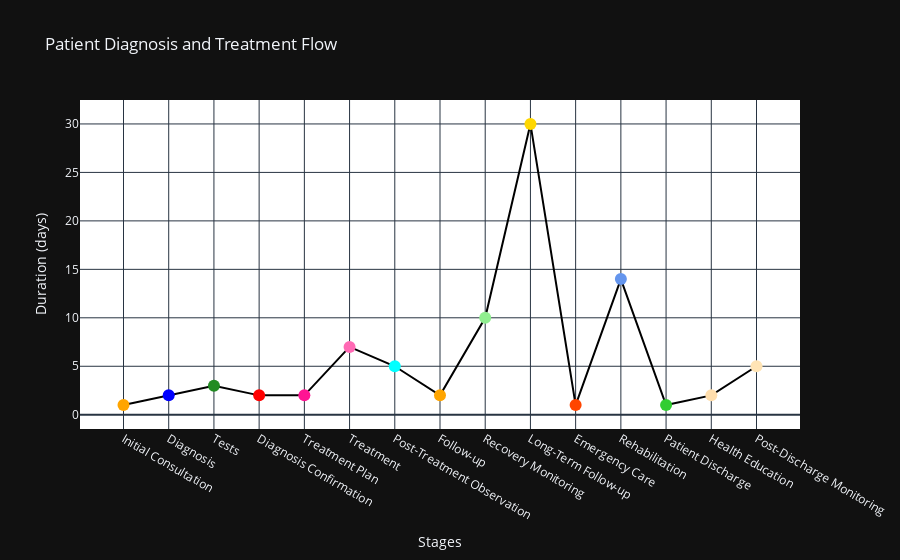

The notebook cell this image was saved under:
### Markdown cell above
1. Load the dataset from a CSV file using pandas.
2. Display the first few rows of the dataset to check its contents.
3. Import a visualization library like Plotly for creating the plot.
4. Create a figure and plot the treatment stages on the x-axis and duration on the y-axis with markers, using colors for differentiation.
5. Customize the plot by setting the title, axis labels, and layout preferences.
6. Display the interactive plot for visualization.

### Code cell
import pandas as pd

# Load the dataset from CSV
df = pd.read_csv('healthcare_treatment_flow.csv')

# Display the first few rows of the dataset
print(df.head())

# Optionally, display a visualization if needed
import plotly.graph_objects as go

# Create figure using the dataset
fig = go.Figure()

fig.add_trace(go.Scatter(
    x=df["Stage"],
    y=df["Duration (Days)"],
    mode="lines+markers",
    line=dict(color='black'),
    marker=dict(size=12, color=df["Color"]),
    text=df["Description"],
    hoverinfo="text"
))

fig.update_layout(
    title="Patient Diagnosis and Treatment Flow",
    xaxis_title="Stages",
    yaxis_title="Duration (days)",
    showlegend=False,
    plot_bgcolor="white",
    template="plotly_dark",
)

fig.show()

### Figure 1 — Plotly figure (JSON) as saved in the notebook; plotly's stock layout.template omitted (floating-point values rounded to 4 significant figures)
{"data": [{"hoverinfo": "text", "line": {"color": "black"}, "marker": {"color": ["rgb(255, 165, 0)", "rgb(0, 0, 255)", "rgb(34, 139, 34)", "rgb(255, 0, 0)", "rgb(255, 20, 147)", "rgb(255, 105, 180)", "rgb(0, 255, 255)", "rgb(255, 165, 0)", "rgb(144, 238, 144)", "rgb(255, 215, 0)", "rgb(255, 69, 0)", "rgb(100, 149, 237)", "rgb(50, 205, 50)", "rgb(255, 222, 173)", "rgb(255, 228, 181)"], "size": 12}, "mode": "lines+markers", "text": ["Patient visits doctor with symptoms.", "Doctor diagnoses based on initial symptoms and medical history.", "Patient undergoes necessary tests (X-rays, blood tests, etc.).", "Doctor reviews test results and confirms diagnosis.", "Doctor prepares a treatment plan (medication, surgery, etc.).", "Patient receives treatment as per the plan (medication, surgery, etc.).", "Patient monitored for any complications or side effects.", "Follow-up consultation to evaluate treatment effectiveness.", "Patient recovery is monitored over a period of time.", "Periodic check-ups to ensure long-term health.", "In case of any complications, emergency care is provided.", "Patient undergoes rehabilitation for recovery (physical therapy, etc.).", "Patient is discharged after successful treatment and recovery.", "Patient receives education on maintaining health and lifestyle.", "Patient monitored after discharge to ensure no relapse."], "type": "scatter", "x": ["Initial Consultation", "Diagnosis", "Tests", "Diagnosis Confirmation", "Treatment Plan", "Treatment", "Post-Treatment Observation", "Follow-up", "Recovery Monitoring", "Long-Term Follow-up", "Emergency Care", "Rehabilitation", "Patient Discharge", "Health Education", "Post-Discharge Monitoring"], "y": [1, 2, 3, 2, 2, 7, 5, 2, 10, 30, 1, 14, 1, 2, 5]}], "layout": {"plot_bgcolor": "white", "showlegend": false, "title": {"text": "Patient Diagnosis and Treatment Flow"}, "xaxis": {"title": {"text": "Stages"}}, "yaxis": {"title": {"text": "Duration (days)"}}}}
